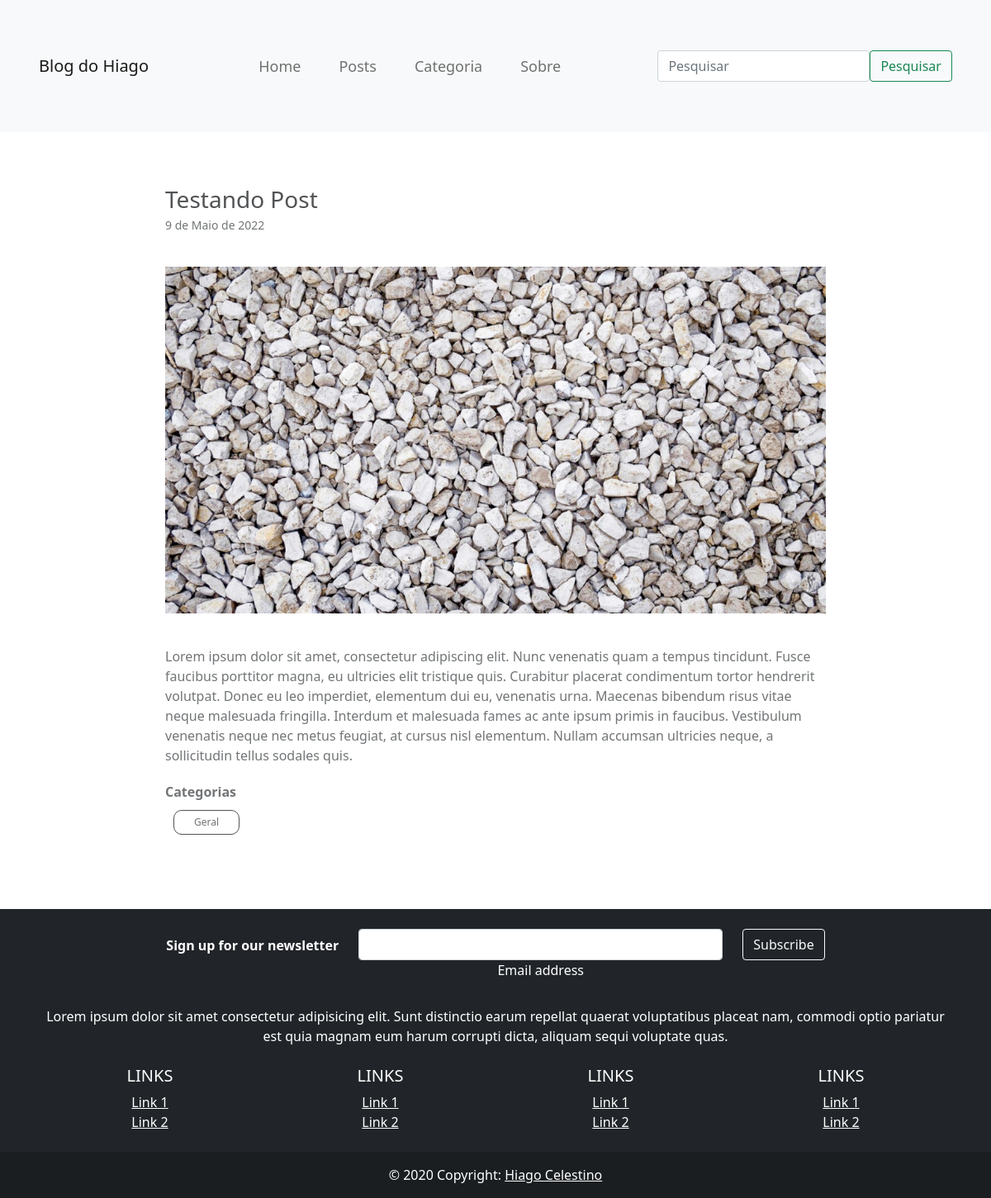
The page /posts/2 on the database its author committed.
### posts/models.py (models this page shows)
class Post(models.Model):
    usuario = models.ForeignKey(Usuario,on_delete=models.CASCADE)
    categoria = models.ForeignKey(Categoria,on_delete=models.CASCADE, default=1)
    titulo = models.CharField(max_length=100)
    foto_post = models.ImageField(upload_to='fotos/%d/%m/%Y/', blank=True)
    data = models.DateField(default=datetime.now(), blank=True)
    corpo_post = models.TextField()

### categoria/models.py (models this page shows)
class Categoria(models.Model):
    dsc_categoria = models.CharField(max_length=50)

### posts/views.py (the view)
# urls.py: path('posts/<int:post_id>', views.post, name='post'),
def post(request, post_id):
    post = get_object_or_404(Post, pk=post_id)
    post_a_exibir = {
        'post' : post
    }
    return render(request,'post.html', post_a_exibir)

### posts/templates/post.html (shortened to what this page needs)
{% extends 'base.html' %}
{% load static %}
{%block head%}
  <link rel="stylesheet" type="text/css" href="{% static 'css/post.css' %}">
  <link rel="stylesheet" type="text/css" href="{% static 'css/comentarios.css' %}">
{%endblock%}
{% block conteudo %}
    <main>
      <div>
        <div class="cabecalho-post">
          <span class="cab-titulo">{{ post.titulo }}</span>
          <span class="cab-infos">{{ post.data }}</span>
        </div>
        <div class="imagem-post-completo">
          <img src="{% static 'img/post.jpg' %}" />
        </div>
        <div class="body-post">{{ post.corpo_post }}</div>
        <div class="post-categoria">
          <span>Categorias</span>
          <div class="categorias">
            <span>{{ post.categoria.dsc_categoria }}</span>
          </div>
        </div>
      </div>
    </main>
{% endblock %}

### blogdjango/static/css/all.css (style rules this page uses)
main { padding:40px 200px; color:#727577; }

### blogdjango/static/css/post.css (style rules this page uses)
.cabecalho-post { display:flex; flex-direction: column; margin:20px 0; }
.cabecalho-post .cab-titulo { color:#515355; font-size: 28px; }
.cabecalho-post .cab-infos { font-size: 14px; }
.imagem-post-completo img { width: 100%; margin: 20px 0; }
.body-post { margin:20px 0; }
.post-categoria { display: flex; flex-direction: column; }
.post-categoria > span { font-weight: bold; }
.post-categoria .categorias { font-size:12px; display:flex; flex-direction: row; }
.post-categoria .categorias span { text-align: center; margin:10px; width: 80px; border:1px solid #515355; padding: 5px; border-radius: 10px; }

### rows shown on the page
Post: titulo "Testando Post", data "9 de Maio de 2022", corpo_post "Lorem ipsum dolor sit amet, consectetur adipiscing elit. Nunc venenatis quam a tempus tincidunt. Fusce faucibus porttitor magna, eu ultricies elit tristique quis. Curabitur placerat condimentum tortor hendrerit volutpat. Donec eu leo imperdiet, elementum dui eu, venenatis urna. Maecenas bibendum risus vitae neque malesuada fringilla. Interdum et malesuada fames ac ante ipsum primis in faucibus. Vestibulum venenatis neque nec metus feugiat, at cursus nisl elementum. Nullam accumsan ultricies neque, a sollicitudin tellus sodales quis.", categoria.dsc_categoria "Geral"
